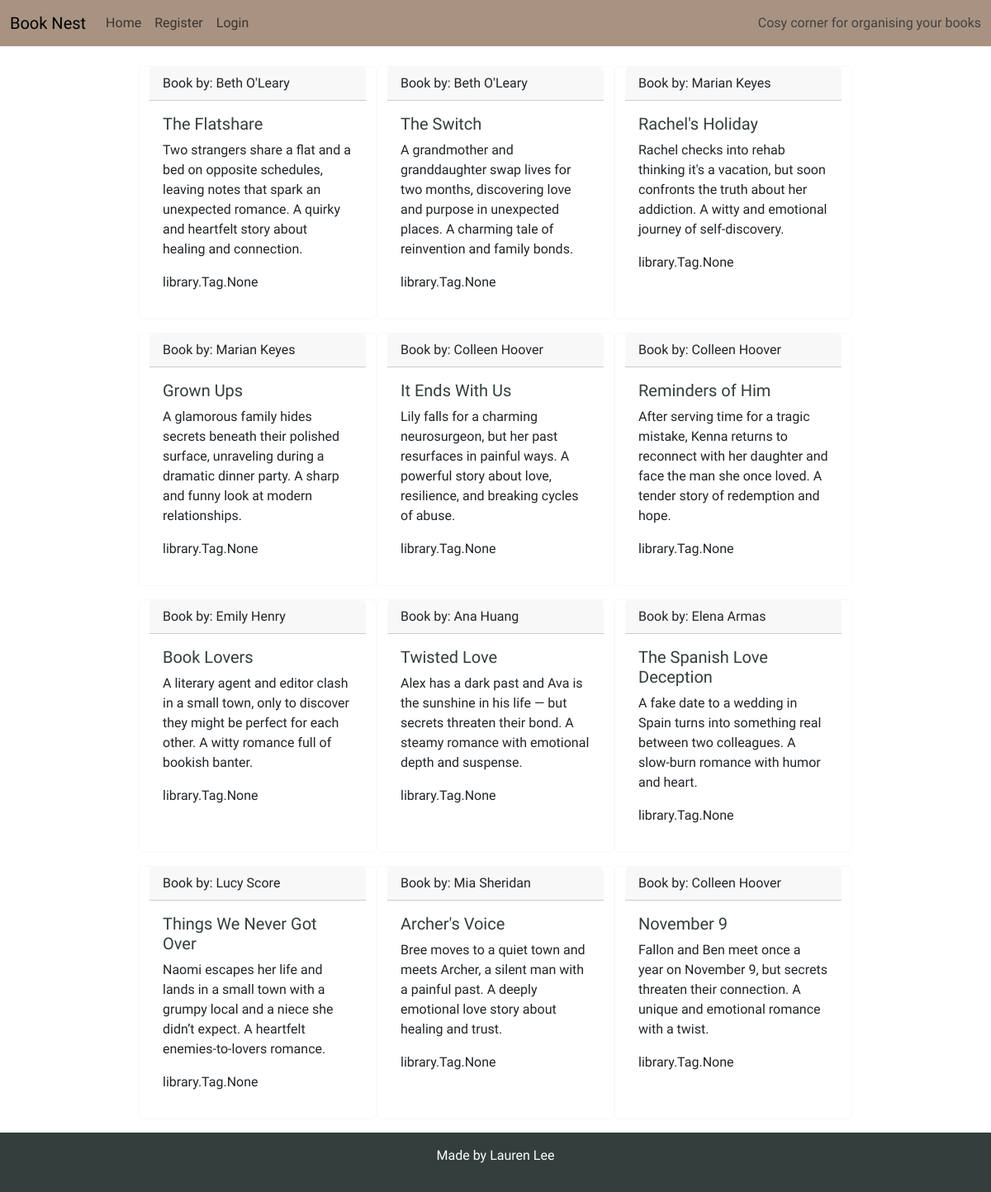
The app's page /whirlwind-summer/ with its own data.
### library/models.py (models this page shows, shortened)
class Book(models.Model):
    collection = models.ForeignKey(
        Collection, on_delete=models.CASCADE, related_name="books"
    )
    title = models.CharField(max_length=200, unique=True, blank=False)
    author = models.CharField(max_length=100, blank=False)
    body = models.TextField()
    finished = models.BooleanField(default=False)
    created_on = models.DateTimeField(auto_now_add=True)
    tag = models.ManyToManyField(Tag, related_name="books")

### library/views.py (the view)
# urls.py: path("<slug:slug>/", views.collection_detail, name="collection_detail"),
def collection_detail(request, slug):
    queryset = Collection.objects.all().order_by("id")
    collection = get_object_or_404(queryset, slug=slug)
    books = collection.books.all()
    return render(
        request,
        "library/collection_detail.html",
        {
            "collection": collection,
            "books": books,
        },
    )

### library/templatetags/html_filters.py (called while the page is built)
@register.filter(name="clean_html")
def clean_html(value):
    if not value:
        return ""
    value = re.sub(r"<p[^>]*>\s*(?:&nbsp;|\s)*</p>", "", value)
    value = re.sub(r"&nbsp;", " ", value)
    return strip_tags(value).strip()

### library/templates/library/collection_detail.html
{% extends 'base.html' %}
{% load html_filters %}
{% block content %}
{% load static %}
{% load crispy_forms_tags %}
<div class="container mt-4">
    <div class="row justify-content-center">
        {% for book in books %}
        <div class="card holder border-light mb-3">
            <div class="card-header">Book by: {{ book.author }}</div>
            <div class="card-body">
                <h5 class="card-title">{{ book.title}} </h5>
                <p class="card-text"> {{ book.body | clean_html }}</p>
                <p class="card-tags"> {{ book.tag}}</p>
            </div>
        </div>
        {% endfor%}
    </div>
</div>
{% endblock content %}

### static/css/style.css (style rules this page uses)
:root { --primary-font: "Oswald", sans-serif; --primary-color: #333E3D; --secondary-color: #D6D1CA; --highlight: #A89382; --light-highlight: #D97E47; --bright-highlight: #A04F2F; }
body { min-height: 100vh; display: flex; width: 100%; flex-direction: column; font-family: var(--primary-font); margin: 0; overflow-x: hidden; overflow-wrap: anywhere; }
.holder { max-width: 18rem; }
.card-title { color: var(--primary-color); }

### records on screen
Book: author "Beth O'Leary", title "The Flatshare", body|clean_html "Two strangers share a flat and a bed on opposite schedules, leaving notes that spark an unexpected romance. A quirky and heartfelt story about healing and connection.", tag "library.Tag.None"
Book: author "Beth O'Leary", title "The Switch", body|clean_html "A grandmother and granddaughter swap lives for two months, discovering love and purpose in unexpected places. A charming tale of reinvention and family bonds.", tag "library.Tag.None"
Book: author "Marian Keyes", title "Rachel's Holiday", body|clean_html "Rachel checks into rehab thinking it's a vacation, but soon confronts the truth about her addiction. A witty and emotional journey of self-discovery.", tag "library.Tag.None"
Book: author "Marian Keyes", title "Grown Ups", body|clean_html "A glamorous family hides secrets beneath their polished surface, unraveling during a dramatic dinner party. A sharp and funny look at modern relationships.", tag "library.Tag.None"
Book: author "Colleen Hoover", title "It Ends With Us", body|clean_html "Lily falls for a charming neurosurgeon, but her past resurfaces in painful ways. A powerful story about love, resilience, and breaking cycles of abuse.", tag "library.Tag.None"
Book: author "Colleen Hoover", title "Reminders of Him", body|clean_html "After serving time for a tragic mistake, Kenna returns to reconnect with her daughter and face the man she once loved. A tender story of redemption and hope.", tag "library.Tag.None"
Book: author "Emily Henry", title "Book Lovers", body|clean_html "A literary agent and editor clash in a small town, only to discover they might be perfect for each other. A witty romance full of bookish banter.", tag "library.Tag.None"
Book: author "Ana Huang", title "Twisted Love", body|clean_html "Alex has a dark past and Ava is the sunshine in his life — but secrets threaten their bond. A steamy romance with emotional depth and suspense.", tag "library.Tag.None"
Book: author "Elena Armas", title "The Spanish Love Deception", body|clean_html "A fake date to a wedding in Spain turns into something real between two colleagues. A slow-burn romance with humor and heart.", tag "library.Tag.None"
Book: author "Lucy Score", title "Things We Never Got Over", body|clean_html "Naomi escapes her life and lands in a small town with a grumpy local and a niece she didn’t expect. A heartfelt enemies-to-lovers romance.", tag "library.Tag.None"
Book: author "Mia Sheridan", title "Archer's Voice", body|clean_html "Bree moves to a quiet town and meets Archer, a silent man with a painful past. A deeply emotional love story about healing and trust.", tag "library.Tag.None"
Book: author "Colleen Hoover", title "November 9", body|clean_html "Fallon and Ben meet once a year on November 9, but secrets threaten their connection. A unique and emotional romance with a twist.", tag "library.Tag.None"
